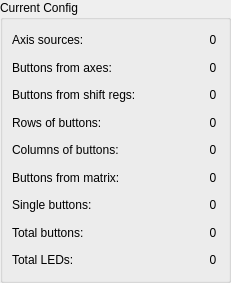
<?xml version="1.0" encoding="UTF-8"?>
<ui version="4.0">
 <class>CurrentConfig</class>
 <widget class="QWidget" name="CurrentConfig">
  <property name="geometry">
   <rect>
    <x>0</x>
    <y>0</y>
    <width>231</width>
    <height>283</height>
   </rect>
  </property>
  <layout class="QHBoxLayout" name="horizontalLayout">
   <property name="spacing">
    <number>0</number>
   </property>
   <property name="leftMargin">
    <number>0</number>
   </property>
   <property name="topMargin">
    <number>0</number>
   </property>
   <property name="rightMargin">
    <number>0</number>
   </property>
   <property name="bottomMargin">
    <number>0</number>
   </property>
   <item>
    <widget class="QGroupBox" name="groupBox_CurrentConfig">
     <property name="title">
      <string>Current Config</string>
     </property>
     <layout class="QGridLayout" name="gridLayout_2" columnstretch="1,0">
      <property name="leftMargin">
       <number>9</number>
      </property>
      <property name="rightMargin">
       <number>6</number>
      </property>
      <item row="6" column="1">
       <widget class="QLabel" name="label_SingleButtons">
        <property name="sizePolicy">
         <sizepolicy hsizetype="Preferred" vsizetype="Preferred">
          <horstretch>0</horstretch>
          <verstretch>0</verstretch>
         </sizepolicy>
        </property>
        <property name="minimumSize">
         <size>
          <width>18</width>
          <height>0</height>
         </size>
        </property>
        <property name="text">
         <string notr="true">0</string>
        </property>
        <property name="alignment">
         <set>Qt::AlignCenter</set>
        </property>
       </widget>
      </item>
      <item row="3" column="0">
       <widget class="QLabel" name="text_RowsOfButtons">
        <property name="text">
         <string>Rows of buttons:</string>
        </property>
        <property name="alignment">
         <set>Qt::AlignLeading|Qt::AlignLeft|Qt::AlignVCenter</set>
        </property>
       </widget>
      </item>
      <item row="4" column="0">
       <widget class="QLabel" name="text_ColumnsOfButtons">
        <property name="text">
         <string>Columns of buttons:</string>
        </property>
        <property name="alignment">
         <set>Qt::AlignLeading|Qt::AlignLeft|Qt::AlignVCenter</set>
        </property>
       </widget>
      </item>
      <item row="0" column="0">
       <widget class="QLabel" name="text_AxisSources">
        <property name="text">
         <string>Axis sources:</string>
        </property>
        <property name="alignment">
         <set>Qt::AlignLeading|Qt::AlignLeft|Qt::AlignVCenter</set>
        </property>
       </widget>
      </item>
      <item row="6" column="0">
       <widget class="QLabel" name="text_SingleButtons">
        <property name="text">
         <string>Single buttons:</string>
        </property>
        <property name="alignment">
         <set>Qt::AlignLeading|Qt::AlignLeft|Qt::AlignVCenter</set>
        </property>
       </widget>
      </item>
      <item row="8" column="0">
       <widget class="QLabel" name="text_TotalLEDs">
        <property name="text">
         <string>Total LEDs:</string>
        </property>
        <property name="alignment">
         <set>Qt::AlignLeading|Qt::AlignLeft|Qt::AlignVCenter</set>
        </property>
       </widget>
      </item>
      <item row="5" column="0">
       <widget class="QLabel" name="text_ButtonsFromMatrix">
        <property name="text">
         <string>Buttons from matrix:</string>
        </property>
        <property name="alignment">
         <set>Qt::AlignLeading|Qt::AlignLeft|Qt::AlignVCenter</set>
        </property>
       </widget>
      </item>
      <item row="7" column="0">
       <widget class="QLabel" name="text_TotalButtons">
        <property name="text">
         <string>Total buttons:</string>
        </property>
        <property name="alignment">
         <set>Qt::AlignLeading|Qt::AlignLeft|Qt::AlignVCenter</set>
        </property>
       </widget>
      </item>
      <item row="5" column="1">
       <widget class="QLabel" name="label_ButtonsFromMatrix">
        <property name="sizePolicy">
         <sizepolicy hsizetype="Preferred" vsizetype="Preferred">
          <horstretch>0</horstretch>
          <verstretch>0</verstretch>
         </sizepolicy>
        </property>
        <property name="minimumSize">
         <size>
          <width>18</width>
          <height>0</height>
         </size>
        </property>
        <property name="text">
         <string notr="true">0</string>
        </property>
        <property name="alignment">
         <set>Qt::AlignCenter</set>
        </property>
       </widget>
      </item>
      <item row="4" column="1">
       <widget class="QLabel" name="label_ColumnsOfButtons">
        <property name="sizePolicy">
         <sizepolicy hsizetype="Preferred" vsizetype="Preferred">
          <horstretch>0</horstretch>
          <verstretch>0</verstretch>
         </sizepolicy>
        </property>
        <property name="minimumSize">
         <size>
          <width>18</width>
          <height>0</height>
         </size>
        </property>
        <property name="text">
         <string notr="true">0</string>
        </property>
        <property name="alignment">
         <set>Qt::AlignCenter</set>
        </property>
       </widget>
      </item>
      <item row="0" column="1">
       <widget class="QLabel" name="label_AxisSources">
        <property name="sizePolicy">
         <sizepolicy hsizetype="Preferred" vsizetype="Preferred">
          <horstretch>0</horstretch>
          <verstretch>0</verstretch>
         </sizepolicy>
        </property>
        <property name="minimumSize">
         <size>
          <width>18</width>
          <height>0</height>
         </size>
        </property>
        <property name="text">
         <string notr="true">0</string>
        </property>
        <property name="alignment">
         <set>Qt::AlignCenter</set>
        </property>
       </widget>
      </item>
      <item row="8" column="1">
       <widget class="QLabel" name="label_TotalLEDs">
        <property name="sizePolicy">
         <sizepolicy hsizetype="Preferred" vsizetype="Preferred">
          <horstretch>0</horstretch>
          <verstretch>0</verstretch>
         </sizepolicy>
        </property>
        <property name="minimumSize">
         <size>
          <width>18</width>
          <height>0</height>
         </size>
        </property>
        <property name="text">
         <string notr="true">0</string>
        </property>
        <property name="alignment">
         <set>Qt::AlignCenter</set>
        </property>
       </widget>
      </item>
      <item row="1" column="0">
       <widget class="QLabel" name="text_ButtonsFromAxes">
        <property name="text">
         <string>Buttons from axes:</string>
        </property>
        <property name="alignment">
         <set>Qt::AlignLeading|Qt::AlignLeft|Qt::AlignVCenter</set>
        </property>
       </widget>
      </item>
      <item row="7" column="1">
       <widget class="QLabel" name="label_TotalButtons">
        <property name="sizePolicy">
         <sizepolicy hsizetype="Preferred" vsizetype="Preferred">
          <horstretch>0</horstretch>
          <verstretch>0</verstretch>
         </sizepolicy>
        </property>
        <property name="minimumSize">
         <size>
          <width>18</width>
          <height>0</height>
         </size>
        </property>
        <property name="text">
         <string notr="true">0</string>
        </property>
        <property name="alignment">
         <set>Qt::AlignCenter</set>
        </property>
       </widget>
      </item>
      <item row="3" column="1">
       <widget class="QLabel" name="label_RowsOfButtons">
        <property name="minimumSize">
         <size>
          <width>18</width>
          <height>0</height>
         </size>
        </property>
        <property name="text">
         <string notr="true">0</string>
        </property>
        <property name="alignment">
         <set>Qt::AlignCenter</set>
        </property>
       </widget>
      </item>
      <item row="1" column="1">
       <widget class="QLabel" name="label_ButtonFromAxes">
        <property name="sizePolicy">
         <sizepolicy hsizetype="Preferred" vsizetype="Preferred">
          <horstretch>0</horstretch>
          <verstretch>0</verstretch>
         </sizepolicy>
        </property>
        <property name="minimumSize">
         <size>
          <width>18</width>
          <height>0</height>
         </size>
        </property>
        <property name="text">
         <string notr="true">0</string>
        </property>
        <property name="alignment">
         <set>Qt::AlignCenter</set>
        </property>
       </widget>
      </item>
      <item row="2" column="0">
       <widget class="QLabel" name="text_buttonsFromShiftRegs">
        <property name="text">
         <string>Buttons from shift regs:</string>
        </property>
        <property name="alignment">
         <set>Qt::AlignLeading|Qt::AlignLeft|Qt::AlignVCenter</set>
        </property>
       </widget>
      </item>
      <item row="2" column="1">
       <widget class="QLabel" name="label_ButtonsFromShiftRegs">
        <property name="minimumSize">
         <size>
          <width>18</width>
          <height>0</height>
         </size>
        </property>
        <property name="text">
         <string>0</string>
        </property>
        <property name="alignment">
         <set>Qt::AlignCenter</set>
        </property>
       </widget>
      </item>
     </layout>
    </widget>
   </item>
  </layout>
 </widget>
 <resources/>
 <connections/>
</ui>
